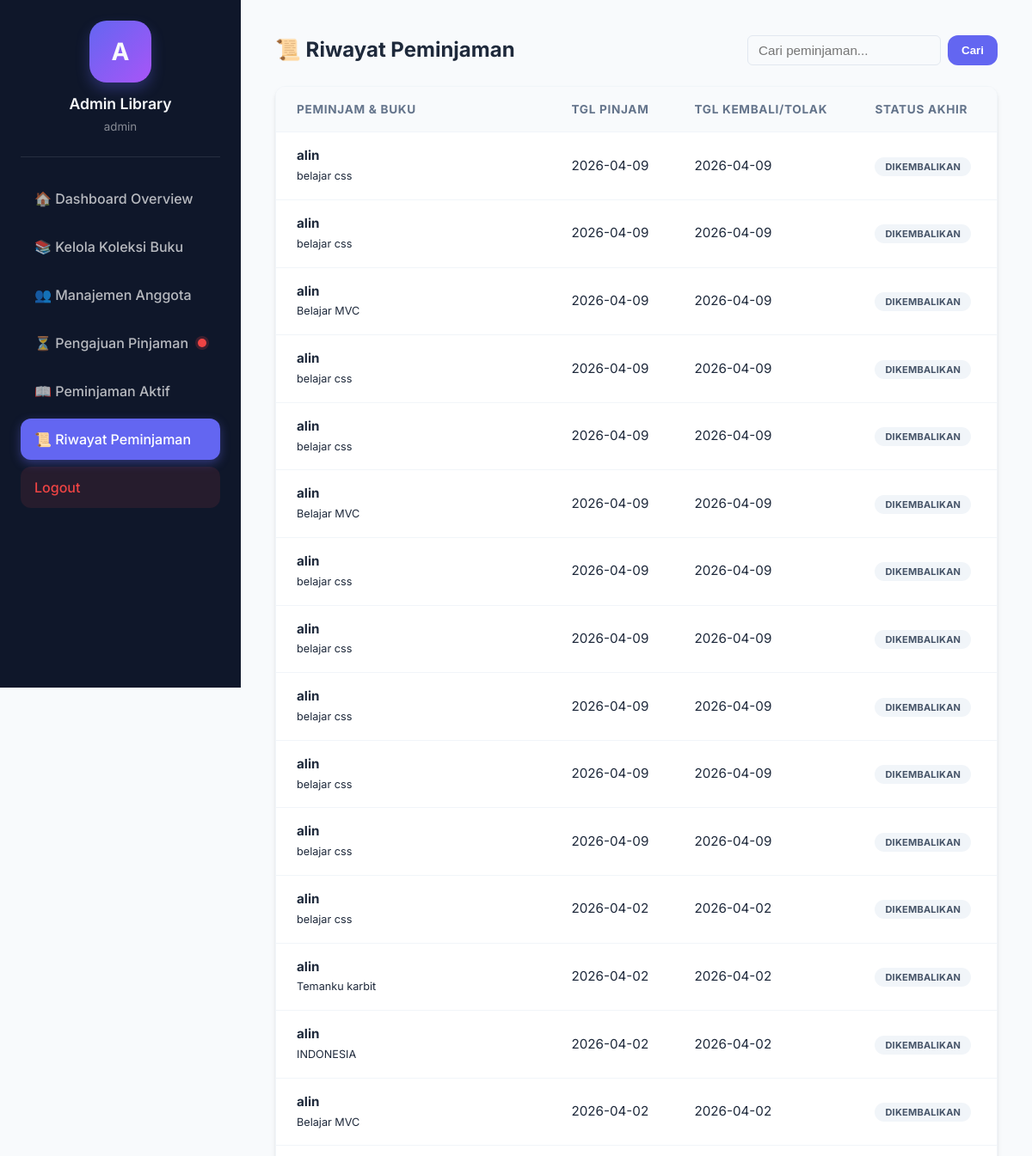
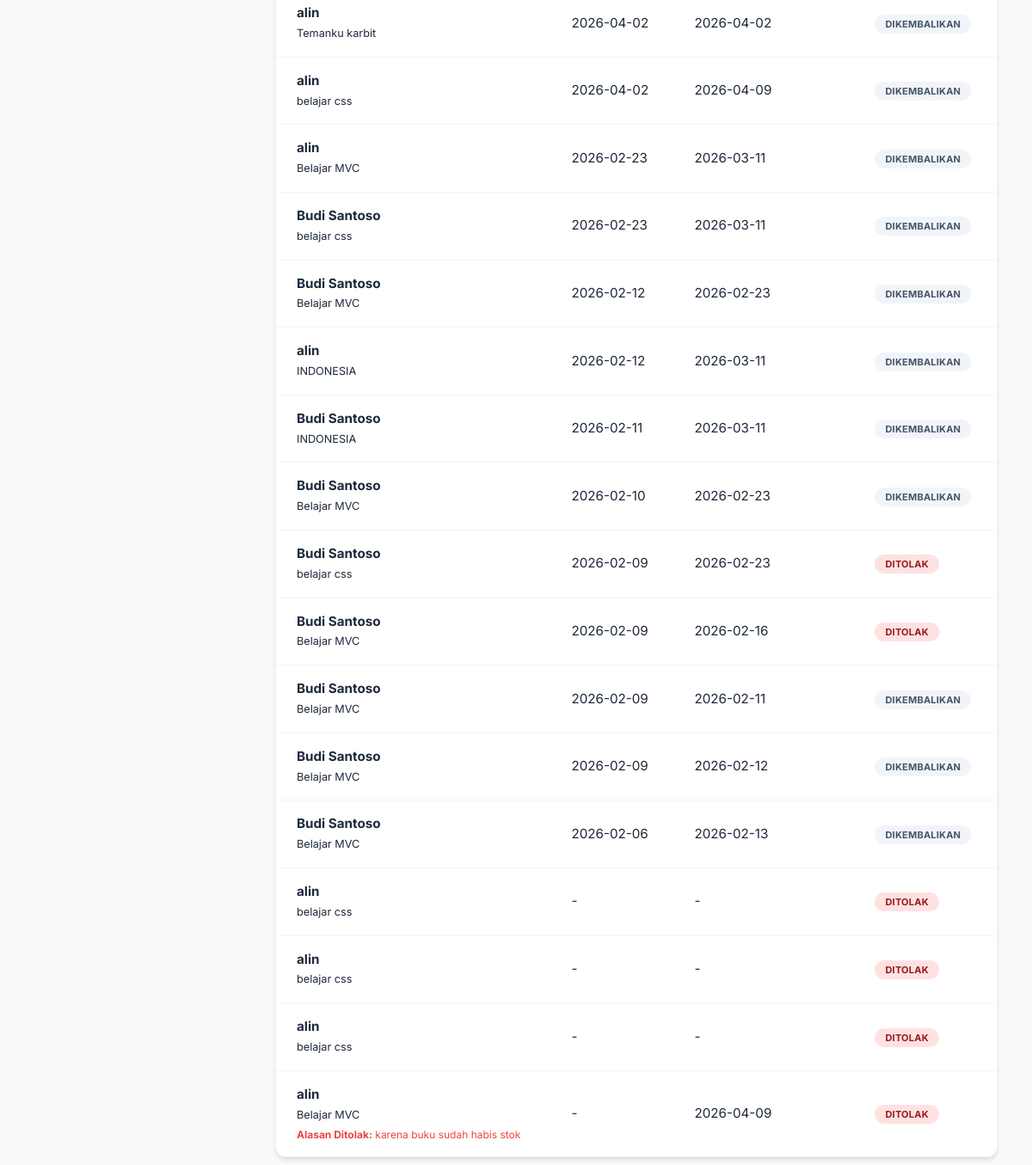
The page /index.php?url=admin/riwayat (signed in) on the database its author committed (2 pictures, top to bottom).
### tables this page shows
CREATE TABLE `tb_peminjaman` (
  `id_peminjaman` int NOT NULL,
  `id_user` int DEFAULT NULL,
  `id_buku` int DEFAULT NULL,
  `tanggal_pinjam` date DEFAULT NULL,
  `tanggal_kembali` date DEFAULT NULL,
  `STATUS` varchar(50) NOT NULL DEFAULT 'Menunggu Persetujuan',
  `id_admin` int DEFAULT NULL,
  `alasan_penolakan` text
);

CREATE TABLE `tb_user` (
  `id_user` int NOT NULL,
  `nama` varchar(100) NOT NULL,
  `email` varchar(100) NOT NULL,
  `password` varchar(255) NOT NULL,
  `jenis_kelamin` varchar(20) DEFAULT NULL,
  `status` varchar(50) DEFAULT NULL,
  `role` enum('admin','user') DEFAULT 'user',
  `status_aktif` enum('Ya','Tidak') NOT NULL DEFAULT 'Ya'
);

CREATE TABLE `tb_buku` (
  `id_buku` int NOT NULL,
  `judul_buku` varchar(100) NOT NULL,
  `pengarang` varchar(100) NOT NULL,
  `penerbit` varchar(100) NOT NULL,
  `tahun_terbit` year DEFAULT NULL,
  `stok` int DEFAULT NULL,
  `status_tampil` enum('Ya','Tidak') NOT NULL DEFAULT 'Ya'
);

### app/controllers/AdminController.php (called while the page is built, shortened)
<?php
require_once __DIR__ . '/../models/PeminjamanModel.php';
class AdminController {
    public function riwayat() {
        global $conn;
        $peminjamanModel = new PeminjamanModel($conn);
        $keyword = isset($_GET['search']) ? trim($_GET['search']) : '';
        $data_peminjaman = $peminjamanModel->getAllPeminjaman($keyword);
        $data_riwayat  = array_filter($data_peminjaman, function($r) { return $r['STATUS'] == 'Dikembalikan' || $r['STATUS'] == 'Ditolak'; });
        $pendingCount = $peminjamanModel->getPendingCount();
        require_once __DIR__ . '/../views/admin/riwayat.php';
    }
}

### app/models/PeminjamanModel.php (called while the page is built, shortened)
<?php
class PeminjamanModel {
    private $db;
    public function __construct($pdo) {
        $this->db = $pdo;
    }
    public function getPendingCount() {
        $sql = "SELECT COUNT(*) as total
                FROM tb_peminjaman p
                JOIN tb_buku b ON p.id_buku = b.id_buku
                JOIN tb_user u ON p.id_user = u.id_user
                WHERE p.STATUS = 'Menunggu Persetujuan'";
        $stmt = $this->db->prepare($sql);
        $stmt->execute();
        $result = $stmt->fetch(PDO::FETCH_ASSOC);
        return (int) $result['total'];
    }
    public function getAllPeminjaman($keyword = '') {
        $sql = "SELECT p.*, b.judul_buku, u.nama AS nama_siswa
                FROM tb_peminjaman p
                JOIN tb_buku b ON p.id_buku = b.id_buku
                JOIN tb_user u ON p.id_user = u.id_user";
        $params = [];
        $sql .= " ORDER BY p.tanggal_pinjam DESC";
        $stmt = $this->db->prepare($sql);
        $stmt->execute($params);
        return $stmt->fetchAll(PDO::FETCH_ASSOC);
    }
}

### app/views/admin/riwayat.php (the view, shortened to what this page needs)
<!DOCTYPE html>
<html lang="id">
<head>
    <link rel="stylesheet" href="<?= BASEURL ?>/css/style.css">
</head>
<body>
    <div class="dashboard-container">
        <div class="sidebar">
            <div class="profile-section">
                <div class="avatar">A</div>
                <h3>Admin Library</h3>
                <small><?= $_SESSION['user']['username'] ?></small>
            </div>
            <nav>
                <a href="index.php?url=admin/dashboard" class="nav-link <?= (!isset($_GET['url']) || strpos($_GET['url'], 'dashboard') !== false)  ? 'active' : '' ?>">
                    <span>🏠 Dashboard Overview</span>
                </a>
                <a href="index.php?url=admin/buku" class="nav-link <?= strpos($_GET['url'] ?? '', 'buku') !== false ? 'active' : '' ?>">
                    <span>📚 Kelola Koleksi Buku</span>
                </a>
                <a href="index.php?url=admin/anggota" class="nav-link <?= strpos($_GET['url'] ?? '', 'anggota') !== false ? 'active' : '' ?>">
                    <span>👥 Manajemen Anggota</span>
                </a>
                <a href="index.php?url=admin/pengajuan" class="nav-link <?= strpos($_GET['url'] ?? '', 'pengajuan') !== false ? 'active' : '' ?>" style="display: flex; justify-content: space-between; align-items: center;">
                    <span>⏳ Pengajuan Pinjaman</span>
                    <?php if(isset($pendingCount) && $pendingCount > 0): ?>
                        <span style="width: 10px; height: 10px; background-color: #ef4444; border-radius: 50%; display: inline-block; box-shadow: 0 0 0 3px rgba(239, 68, 68, 0.2);"></span>
                    <?php endif; ?>
                </a>
                <a href="index.php?url=admin/pinjamanAktif" class="nav-link <?= strpos($_GET['url'] ?? '', 'pinjamanAktif') !== false ? 'active' : '' ?>">
                    <span>📖 Peminjaman Aktif</span>
                </a>
                <a href="index.php?url=admin/riwayat" class="nav-link <?= strpos($_GET['url'] ?? '', 'riwayat') !== false ? 'active' : '' ?>">
                    <span>📜 Riwayat Peminjaman</span>
                </a>
                <a href="index.php?url=auth/logout" class="nav-link logout-btn">
                    <span>Logout</span>
                </a>
            </nav>
        </div>
        <div class="main-content">
            <div class="admin-header">
                <div class="section-title">
                    <h2>📜 Riwayat Peminjaman</h2>
                </div>
                <div style="display: flex; gap: 16px; align-items: center;">
                    <form method="GET" action="index.php" style="display: flex; gap: 8px;">
                        <input type="text" name="search" placeholder="Cari peminjaman..." value="<?= isset($_GET['search']) ? htmlspecialchars($_GET['search']) : '' ?>" style="padding: 8px 12px; border: 1px solid #e2e8f0; border-radius: 6px;">
                        <button type="submit" class="btn btn-primary" style="padding: 8px 16px;">Cari</button>
                    </form>
                </div>
            </div>
            <div class="table-container">
                <table>
                    <thead>
                        <tr>
                            <th>Peminjam & Buku</th>
                            <th>Tgl Pinjam</th>
                            <th>Tgl Kembali/Tolak</th>
                            <th>Status Akhir</th>
                        </tr>
                    </thead>
                    <tbody>
                        <?php if(empty($data_riwayat)): ?>
                            <tr><td colspan="4" style="text-align: center;">Tidak ada riwayat peminjaman.</td></tr>
                        <?php else: foreach ($data_riwayat as $loan): ?>
                        <tr>
                            <td>
                                <strong><?= $loan['nama_siswa']; ?></strong><br>
                                <small><?= $loan['judul_buku']; ?></small>
                                <?php if($loan['STATUS'] == 'Ditolak' && !empty($loan['alasan_penolakan'])): ?>
                                <div style="font-size: 12px; color: #ef4444; margin-top: 4px;"><strong>Alasan Ditolak:</strong> <?= htmlspecialchars($loan['alasan_penolakan']) ?></div>
                                <?php endif; ?>
                            </td>
                            <td><?= $loan['tanggal_pinjam'] ?: '-'; ?></td>
                            <td><?= $loan['tanggal_kembali'] ?: '-'; ?></td>
                            <td>
                                <?php $badgeClass = $loan['STATUS'] == 'Ditolak' ? 'badge-ditolak' : 'badge-selesai'; ?>
                                <span class="badge <?= $badgeClass ?>"><?= $loan['STATUS']; ?></span>
                            </td>
                        </tr>
                        <?php endforeach; endif; ?>
                    </tbody>
                </table>
            </div>
        </div>
    </div>
</body>
</html>

### public/index.php (shortened to what this page needs)
<?php
require_once __DIR__ . '/../app/config/Database.php';
require_once __DIR__ . '/../app/controllers/AdminController.php';
$url = isset($_GET['url']) ? rtrim($_GET['url'], '/') : 'auth/index';
$url = explode('/', $url);
$controllerName = ucfirst($url[0]) . 'Controller';
$methodName = isset($url[1]) ? $url[1] : 'index';
if (class_exists($controllerName)) {
    $controller = new $controllerName();
    if (method_exists($controller, $methodName)) {
        $controller->$methodName();
    } else {
        echo "Error: Method '$methodName' tidak ditemukan di '$controllerName'";
    }
} else {
    $auth = new AuthController();
    $auth->index();
}

### public/css/style.css (style rules this page uses)
:root { --primary: #6366f1; --primary-hover: #4f46e5; --secondary: #64748b; --success: #10b981; --warning: #f59e0b; --danger: #ef4444; --background: #f8fafc; --surface: #ffffff; --text-main: #1e293b; --text-muted: #64748b; --sidebar-bg: #0f172a; --sidebar-text: #f8fafc; --glass: rgba(255, 255, 255, 0.7); --glass-border: rgba(255, 255, 255, 0.3); --shadow-sm: 0 1px 2px 0 rgb(0 0 0 / 0.05); --shadow: 0 4px 6px -1px rgb(0 0 0 / 0.1), 0 2px 4px -2px rgb(0 0 0 / 0.1); --shadow-lg: 0 10px 15px -3px rgb(0 0 0 / 0.1), 0 4px 6px -4px rgb(0 0 0 / 0.1); --radius: 12px; }
* { margin: 0; padding: 0; box-sizing: border-box; }
body { font-family: 'Inter', 'Segoe UI', system-ui, -apple-system, sans-serif; background-color: var(--background); color: var(--text-main); line-height: 1.5; -webkit-font-smoothing: antialiased; }
.dashboard-container { display: flex; min-height: 100vh; }
.sidebar { width: 280px; background-color: var(--sidebar-bg); color: var(--sidebar-text); padding: 24px; display: flex; flex-direction: column; position: fixed; height: 100vh; z-index: 50; transition: width 0.3s ease; }
.profile-section { text-align: center; padding-bottom: 24px; border-bottom: 1px solid rgba(255, 255, 255, 0.1); margin-bottom: 24px; }
.avatar { width: 72px; height: 72px; background: linear-gradient(135deg, var(--primary), #a855f7); border-radius: 20px; margin: 0 auto 12px; display: flex; align-items: center; justify-content: center; font-size: 28px; font-weight: 700; box-shadow: 0 8px 16px rgba(99, 102, 241, 0.3); }
.profile-section h3 { font-size: 1.1rem; font-weight: 600; }
.profile-section small { color: rgba(255, 255, 255, 0.5); }
.nav-link { display: flex; align-items: center; padding: 12px 16px; color: rgba(255, 255, 255, 0.7); text-decoration: none; border-radius: var(--radius); margin-bottom: 8px; transition: all 0.2s cubic-bezier(0.4, 0, 0.2, 1); cursor: pointer; font-weight: 500; }
.nav-link.active { background-color: var(--primary); color: white; box-shadow: 0 4px 12px rgba(99, 102, 241, 0.4); }
.logout-btn { margin-top: auto; background-color: rgba(239, 68, 68, 0.1); color: #ef4444; }
.main-content { flex: 1; margin-left: 280px; padding: 40px; }
.btn { padding: 10px 20px; background-color: var(--primary); color: white; text-decoration: none; border-radius: var(--radius); font-weight: 600; display: inline-flex; align-items: center; gap: 8px; border: none; cursor: pointer; transition: all 0.2s; }
.btn-primary { background-color: var(--primary); }
.table-container { background: var(--surface); border-radius: var(--radius); box-shadow: var(--shadow); overflow: hidden; border: 1px solid #f1f5f9; }
table { width: 100%; border-collapse: collapse; }
th { background-color: #f8fafc; padding: 16px 24px; text-align: left; font-size: 0.85rem; text-transform: uppercase; letter-spacing: 0.05em; color: var(--text-muted); border-bottom: 1px solid #f1f5f9; }
td { padding: 16px 24px; border-bottom: 1px solid #f1f5f9; color: var(--text-main); font-size: 0.95rem; }
tr:last-child td { border-bottom: none; }
.badge { padding: 4px 12px; border-radius: 9999px; font-size: 11px; font-weight: 700; text-transform: uppercase; letter-spacing: 0.02em; }
.badge-ditolak { background: #fee2e2; color: #991b1b; }
.badge-selesai { background: #f1f5f9; color: #475569; }
input, select { width: 100%; padding: 12px 16px; border: 1px solid #e2e8f0; border-radius: 10px; font-size: 0.95rem; transition: all 0.2s; background: #f8fafc; }

### app/views/admin/riwayat.php (style rules this page uses)
.admin-header { display: flex; justify-content: space-between; align-items: center; margin-bottom: 24px; }

### rows shown on the page
tb_peminjaman: id_user.nama "alin", id_buku.judul_buku "belajar css", tanggal_pinjam "2026-04-09", tanggal_kembali "2026-04-09", STATUS "DIKEMBALIKAN"
tb_peminjaman: id_user.nama "alin", id_buku.judul_buku "belajar css", tanggal_pinjam "2026-04-09", tanggal_kembali "2026-04-09", STATUS "DIKEMBALIKAN"
tb_peminjaman: id_user.nama "alin", id_buku.judul_buku "Belajar MVC", tanggal_pinjam "2026-04-09", tanggal_kembali "2026-04-09", STATUS "DIKEMBALIKAN"
tb_peminjaman: id_user.nama "alin", id_buku.judul_buku "belajar css", tanggal_pinjam "2026-04-09", tanggal_kembali "2026-04-09", STATUS "DIKEMBALIKAN"
tb_peminjaman: id_user.nama "alin", id_buku.judul_buku "belajar css", tanggal_pinjam "2026-04-09", tanggal_kembali "2026-04-09", STATUS "DIKEMBALIKAN"
tb_peminjaman: id_user.nama "alin", id_buku.judul_buku "Belajar MVC", tanggal_pinjam "2026-04-09", tanggal_kembali "2026-04-09", STATUS "DIKEMBALIKAN"
tb_peminjaman: id_user.nama "alin", id_buku.judul_buku "belajar css", tanggal_pinjam "2026-04-09", tanggal_kembali "2026-04-09", STATUS "DIKEMBALIKAN"
tb_peminjaman: id_user.nama "alin", id_buku.judul_buku "belajar css", tanggal_pinjam "2026-04-09", tanggal_kembali "2026-04-09", STATUS "DIKEMBALIKAN"
tb_peminjaman: id_user.nama "alin", id_buku.judul_buku "belajar css", tanggal_pinjam "2026-04-09", tanggal_kembali "2026-04-09", STATUS "DIKEMBALIKAN"
tb_peminjaman: id_user.nama "alin", id_buku.judul_buku "belajar css", tanggal_pinjam "2026-04-09", tanggal_kembali "2026-04-09", STATUS "DIKEMBALIKAN"
tb_peminjaman: id_user.nama "alin", id_buku.judul_buku "belajar css", tanggal_pinjam "2026-04-09", tanggal_kembali "2026-04-09", STATUS "DIKEMBALIKAN"
tb_peminjaman: id_user.nama "alin", id_buku.judul_buku "belajar css", tanggal_pinjam "2026-04-02", tanggal_kembali "2026-04-02", STATUS "DIKEMBALIKAN"
tb_peminjaman: id_user.nama "alin", id_buku.judul_buku "Temanku karbit", tanggal_pinjam "2026-04-02", tanggal_kembali "2026-04-02", STATUS "DIKEMBALIKAN"
tb_peminjaman: id_user.nama "alin", id_buku.judul_buku "INDONESIA", tanggal_pinjam "2026-04-02", tanggal_kembali "2026-04-02", STATUS "DIKEMBALIKAN"
tb_peminjaman: id_user.nama "alin", id_buku.judul_buku "Belajar MVC", tanggal_pinjam "2026-04-02", tanggal_kembali "2026-04-02", STATUS "DIKEMBALIKAN"
tb_peminjaman: id_user.nama "alin", id_buku.judul_buku "Temanku karbit", tanggal_pinjam "2026-04-02", tanggal_kembali "2026-04-02", STATUS "DIKEMBALIKAN"
tb_peminjaman: id_user.nama "alin", id_buku.judul_buku "belajar css", tanggal_pinjam "2026-04-02", tanggal_kembali "2026-04-09", STATUS "DIKEMBALIKAN"
tb_peminjaman: id_user.nama "alin", id_buku.judul_buku "Belajar MVC", tanggal_pinjam "2026-02-23", tanggal_kembali "2026-03-11", STATUS "DIKEMBALIKAN"
tb_peminjaman: id_user.nama "Budi Santoso", id_buku.judul_buku "belajar css", tanggal_pinjam "2026-02-23", tanggal_kembali "2026-03-11", STATUS "DIKEMBALIKAN"
tb_peminjaman: id_user.nama "Budi Santoso", id_buku.judul_buku "Belajar MVC", tanggal_pinjam "2026-02-12", tanggal_kembali "2026-02-23", STATUS "DIKEMBALIKAN"
tb_peminjaman: id_user.nama "alin", id_buku.judul_buku "INDONESIA", tanggal_pinjam "2026-02-12", tanggal_kembali "2026-03-11", STATUS "DIKEMBALIKAN"
tb_peminjaman: id_user.nama "Budi Santoso", id_buku.judul_buku "INDONESIA", tanggal_pinjam "2026-02-11", tanggal_kembali "2026-03-11", STATUS "DIKEMBALIKAN"
tb_peminjaman: id_user.nama "Budi Santoso", id_buku.judul_buku "Belajar MVC", tanggal_pinjam "2026-02-10", tanggal_kembali "2026-02-23", STATUS "DIKEMBALIKAN"
tb_peminjaman: id_user.nama "Budi Santoso", id_buku.judul_buku "belajar css", tanggal_pinjam "2026-02-09", tanggal_kembali "2026-02-23", STATUS "DITOLAK"
tb_peminjaman: id_user.nama "Budi Santoso", id_buku.judul_buku "Belajar MVC", tanggal_pinjam "2026-02-09", tanggal_kembali "2026-02-16", STATUS "DITOLAK"
tb_peminjaman: id_user.nama "Budi Santoso", id_buku.judul_buku "Belajar MVC", tanggal_pinjam "2026-02-09", tanggal_kembali "2026-02-11", STATUS "DIKEMBALIKAN"
tb_peminjaman: id_user.nama "Budi Santoso", id_buku.judul_buku "Belajar MVC", tanggal_pinjam "2026-02-09", tanggal_kembali "2026-02-12", STATUS "DIKEMBALIKAN"
tb_peminjaman: id_user.nama "Budi Santoso", id_buku.judul_buku "Belajar MVC", tanggal_pinjam "2026-02-06", tanggal_kembali "2026-02-13", STATUS "DIKEMBALIKAN"
tb_peminjaman: id_user.nama "alin", id_buku.judul_buku "belajar css", tanggal_pinjam "-", tanggal_kembali "-", STATUS "DITOLAK"
tb_peminjaman: id_user.nama "alin", id_buku.judul_buku "belajar css", tanggal_pinjam "-", tanggal_kembali "-", STATUS "DITOLAK"
tb_peminjaman: id_user.nama "alin", id_buku.judul_buku "belajar css", tanggal_pinjam "-", tanggal_kembali "-", STATUS "DITOLAK"
tb_peminjaman: id_user.nama "alin", id_buku.judul_buku "Belajar MVC", alasan_penolakan "karena buku sudah habis stok", tanggal_pinjam "-", tanggal_kembali "2026-04-09", STATUS "DITOLAK"

### other values the page prints
$_SESSION['user']['username'] "admin"
